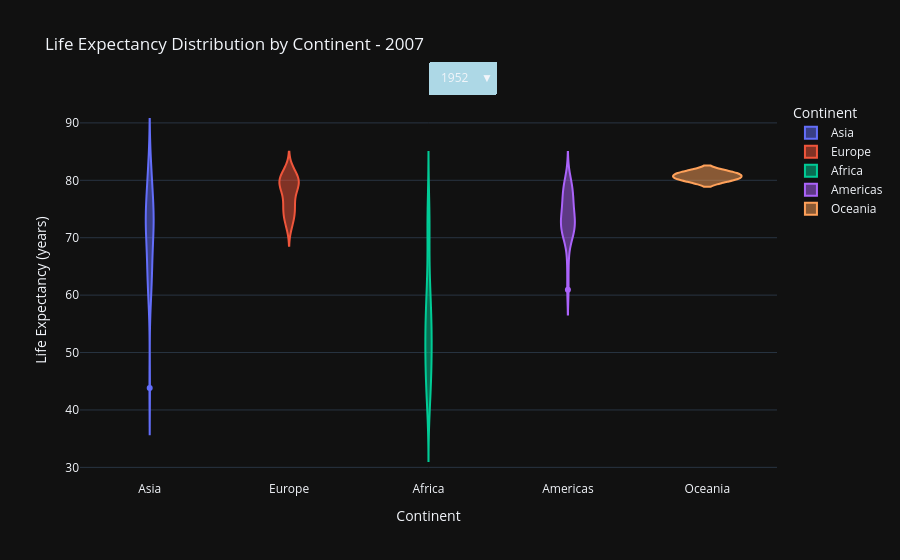

Write notebook code for a chart like this one.
### Markdown cell above
#### **Step 2: Visualize Density with a Violin Plot**
Violin Plots show both distribution density (KDE) and box plot summary, useful for comparing distributions across categories.

In the following example, we added a dropdown input text to allow user interact with the plot in real-time

### Code cell
# Create initial violin plot (default to 2007)
initial_year = 2007
df_filtered = df_g[df_g['year'] == initial_year]

fig = px.violin(
    df_filtered,
    x='continent',
    y='lifeExp',
    color='continent',
    title=f'Life Expectancy Distribution by Continent - {initial_year}',
    labels={'lifeExp': 'Life Expectancy (years)', 'continent': 'Continent'},
    hover_data=['country'],
    template='plotly_dark'
)

# Create dropdown menu for year selection
dropdown_buttons = []
years = sorted(df_g['year'].unique())

for year in years:
    df_year = df_g[df_g['year'] == year]
    dropdown_buttons.append({
        'args': [
            {
                'y': [df_year[df_year['continent'] == cont]['lifeExp'] for cont in df_g['continent'].unique()],
                'x': [df_year['continent']]
            },
            {
                'title': f'Life Expectancy Distribution by Continent - {year}'
            }
        ],
        'label': str(year),
        'method': 'update'
    })

# Add dropdown menu to layout
fig.update_layout(
    updatemenus=[{
        'buttons': dropdown_buttons,
        'direction': 'down',
        'showactive': True,
        'x': 0.5,
        'y': 1.1,
        'xanchor': 'left',
        'yanchor': 'top',
        'bgcolor': 'lightblue',
        'bordercolor': 'black',
        'font': {'size': 12}
    }]
)

# Customize hover information
fig.update_traces(
    hovertemplate='<b>Continent:</b> %{x}<br>' +
                  '<b>Life Expectancy:</b> %{y:.1f} years<br>' +
                  '<extra></extra>'
)

fig.show()

### Figure 1 — Plotly figure (JSON) as saved in the notebook; plotly's stock layout.template omitted (floating-point values rounded to 4 significant figures; data arrays with more than 128 entries replaced by an {"elided": "..."} marker saying what was removed)
{"data": [{"alignmentgroup": "True", "box": {"visible": false}, "customdata": [["Afghanistan"], ["Bahrain"], ["Bangladesh"], ["Cambodia"], ["China"], ["Hong Kong, China"], ["India"], ["Indonesia"], ["Iran"], ["Iraq"], ["Israel"], ["Japan"], ["Jordan"], ["Korea, Dem. Rep."], ["Korea, Rep."], ["Kuwait"], ["Lebanon"], ["Malaysia"], ["Mongolia"], ["Myanmar"], ["Nepal"], ["Oman"], ["Pakistan"], ["Philippines"], ["Saudi Arabia"], ["Singapore"], ["Sri Lanka"], ["Syria"], ["Taiwan"], ["Thailand"], ["Vietnam"], ["West Bank and Gaza"], ["Yemen, Rep."]], "hovertemplate": "<b>Continent:</b> %{x}<br><b>Life Expectancy:</b> %{y:.1f} years<br><extra></extra>", "legendgroup": "Asia", "marker": {"color": "#636efa"}, "name": "Asia", "offsetgroup": "Asia", "orientation": "v", "scalegroup": "True", "showlegend": true, "type": "violin", "x": ["Asia", "Asia", "Asia", "Asia", "Asia", "Asia", "Asia", "Asia", "Asia", "Asia", "Asia", "Asia", "Asia", "Asia", "Asia", "Asia", "Asia", "Asia", "Asia", "Asia", "Asia", "Asia", "Asia", "Asia", "Asia", "Asia", "Asia", "Asia", "Asia", "Asia", "Asia", "Asia", "Asia"], "x0": " ", "xaxis": "x", "y": [43.83, 75.64, 64.06, 59.72, 72.96, 82.21, 64.7, 70.65, 70.96, 59.55, 80.75, 82.6, 72.53, 67.3, 78.62, 77.59, 71.99, 74.24, 66.8, 62.07, 63.78, 75.64, 65.48, 71.69, 72.78, 79.97, 72.4, 74.14, 78.4, 70.62, 74.25, 73.42, 62.7], "y0": " ", "yaxis": "y"}, {"alignmentgroup": "True", "box": {"visible": false}, "customdata": [["Albania"], ["Austria"], ["Belgium"], ["Bosnia and Herzegovina"], ["Bulgaria"], ["Croatia"], ["Czech Republic"], ["Denmark"], ["Finland"], ["France"], ["Germany"], ["Greece"], ["Hungary"], ["Iceland"], ["Ireland"], ["Italy"], ["Montenegro"], ["Netherlands"], ["Norway"], ["Poland"], ["Portugal"], ["Romania"], ["Serbia"], ["Slovak Republic"], ["Slovenia"], ["Spain"], ["Sweden"], ["Switzerland"], ["Turkey"], ["United Kingdom"]], "hovertemplate": "<b>Continent:</b> %{x}<br><b>Life Expectancy:</b> %{y:.1f} years<br><extra></extra>", "legendgroup": "Europe", "marker": {"color": "#EF553B"}, "name": "Europe", "offsetgroup": "Europe", "orientation": "v", "scalegroup": "True", "showlegend": true, "type": "violin", "x": ["Europe", "Europe", "Europe", "Europe", "Europe", "Europe", "Europe", "Europe", "Europe", "Europe", "Europe", "Europe", "Europe", "Europe", "Europe", "Europe", "Europe", "Europe", "Europe", "Europe", "Europe", "Europe", "Europe", "Europe", "Europe", "Europe", "Europe", "Europe", "Europe", "Europe"], "x0": " ", "xaxis": "x", "y": [76.42, 79.83, 79.44, 74.85, 73.0, 75.75, 76.49, 78.33, 79.31, 80.66, 79.41, 79.48, 73.34, 81.76, 78.89, 80.55, 74.54, 79.76, 80.2, 75.56, 78.1, 72.48, 74.0, 74.66, 77.93, 80.94, 80.88, 81.7, 71.78, 79.42], "y0": " ", "yaxis": "y"}, {"alignmentgroup": "True", "box": {"visible": false}, "customdata": [["Algeria"], ["Angola"], ["Benin"], ["Botswana"], ["Burkina Faso"], ["Burundi"], ["Cameroon"], ["Central African Republic"], ["Chad"], ["Comoros"], ["Congo, Dem. Rep."], ["Congo, Rep."], ["Cote d'Ivoire"], ["Djibouti"], ["Egypt"], ["Equatorial Guinea"], ["Eritrea"], ["Ethiopia"], ["Gabon"], ["Gambia"], ["Ghana"], ["Guinea"], ["Guinea-Bissau"], ["Kenya"], ["Lesotho"], ["Liberia"], ["Libya"], ["Madagascar"], ["Malawi"], ["Mali"], ["Mauritania"], ["Mauritius"], ["Morocco"], ["Mozambique"], ["Namibia"], ["Niger"], ["Nigeria"], ["Reunion"], ["Rwanda"], ["Sao Tome and Principe"], ["Senegal"], ["Sierra Leone"], ["Somalia"], ["South Africa"], ["Sudan"], ["Swaziland"], ["Tanzania"], ["Togo"], ["Tunisia"], ["Uganda"], ["Zambia"], ["Zimbabwe"]], "hovertemplate": "<b>Continent:</b> %{x}<br><b>Life Expectancy:</b> %{y:.1f} years<br><extra></extra>", "legendgroup": "Africa", "marker": {"color": "#00cc96"}, "name": "Africa", "offsetgroup": "Africa", "orientation": "v", "scalegroup": "True", "showlegend": true, "type": "violin", "x": ["Africa", "Africa", "Africa", "Africa", "Africa", "Africa", "Africa", "Africa", "Africa", "Africa", "Africa", "Africa", "Africa", "Africa", "Africa", "Africa", "Africa", "Africa", "Africa", "Africa", "Africa", "Africa", "Africa", "Africa", "Africa", "Africa", "Africa", "Africa", "Africa", "Africa", "Africa", "Africa", "Africa", "Africa", "Africa", "Africa", "Africa", "Africa", "Africa", "Africa", "Africa", "Africa", "Africa", "Africa", "Africa", "Africa", "Africa", "Africa", "Africa", "Africa", "Africa", "Africa"], "x0": " ", "xaxis": "x", "y": [72.3, 42.73, 56.73, 50.73, 52.3, 49.58, 50.43, 44.74, 50.65, 65.15, 46.46, 55.32, 48.33, 54.79, 71.34, 51.58, 58.04, 52.95, 56.73, 59.45, 60.02, 56.01, 46.39, 54.11, 42.59, 45.68, 73.95, 59.44, 48.3, 54.47, 64.16, 72.8, 71.16, 42.08, 52.91, 56.87, 46.86, 76.44, 46.24, 65.53, 63.06, 42.57, 48.16, 49.34, 58.56, 39.61, 52.52, 58.42, 73.92, 51.54, 42.38, 43.49], "y0": " ", "yaxis": "y"}, {"alignmentgroup": "True", "box": {"visible": false}, "customdata": [["Argentina"], ["Bolivia"], ["Brazil"], ["Canada"], ["Chile"], ["Colombia"], ["Costa Rica"], ["Cuba"], ["Dominican Republic"], ["Ecuador"], ["El Salvador"], ["Guatemala"], ["Haiti"], ["Honduras"], ["Jamaica"], ["Mexico"], ["Nicaragua"], ["Panama"], ["Paraguay"], ["Peru"], ["Puerto Rico"], ["Trinidad and Tobago"], ["United States"], ["Uruguay"], ["Venezuela"]], "hovertemplate": "<b>Continent:</b> %{x}<br><b>Life Expectancy:</b> %{y:.1f} years<br><extra></extra>", "legendgroup": "Americas", "marker": {"color": "#ab63fa"}, "name": "Americas", "offsetgroup": "Americas", "orientation": "v", "scalegroup": "True", "showlegend": true, "type": "violin", "x": ["Americas", "Americas", "Americas", "Americas", "Americas", "Americas", "Americas", "Americas", "Americas", "Americas", "Americas", "Americas", "Americas", "Americas", "Americas", "Americas", "Americas", "Americas", "Americas", "Americas", "Americas", "Americas", "Americas", "Americas", "Americas"], "x0": " ", "xaxis": "x", "y": [75.32, 65.55, 72.39, 80.65, 78.55, 72.89, 78.78, 78.27, 72.23, 74.99, 71.88, 70.26, 60.92, 70.2, 72.57, 76.19, 72.9, 75.54, 71.75, 71.42, 78.75, 69.82, 78.24, 76.38, 73.75], "y0": " ", "yaxis": "y"}, {"alignmentgroup": "True", "box": {"visible": false}, "customdata": [["Australia"], ["New Zealand"]], "hovertemplate": "<b>Continent:</b> %{x}<br><b>Life Expectancy:</b> %{y:.1f} years<br><extra></extra>", "legendgroup": "Oceania", "marker": {"color": "#FFA15A"}, "name": "Oceania", "offsetgroup": "Oceania", "orientation": "v", "scalegroup": "True", "showlegend": true, "type": "violin", "x": ["Oceania", "Oceania"], "x0": " ", "xaxis": "x", "y": [81.23, 80.2], "y0": " ", "yaxis": "y"}], "layout": {"legend": {"title": {"text": "Continent"}, "tracegroupgap": 0}, "title": {"text": "Life Expectancy Distribution by Continent - 2007"}, "updatemenus": [{"bgcolor": "lightblue", "bordercolor": "black", "buttons": [{"args": [{"x": {"elided": "1x142 str values"}, "y": {"elided": "5 rows, 142 float values in total"}}, {"title": "Life Expectancy Distribution by Continent - 1952"}], "label": "1952", "method": "update"}, {"args": [{"x": {"elided": "1x142 str values"}, "y": {"elided": "5 rows, 142 float values in total"}}, {"title": "Life Expectancy Distribution by Continent - 1957"}], "label": "1957", "method": "update"}, {"args": [{"x": {"elided": "1x142 str values"}, "y": {"elided": "5 rows, 142 float values in total"}}, {"title": "Life Expectancy Distribution by Continent - 1962"}], "label": "1962", "method": "update"}, {"args": [{"x": {"elided": "1x142 str values"}, "y": {"elided": "5 rows, 142 float values in total"}}, {"title": "Life Expectancy Distribution by Continent - 1967"}], "label": "1967", "method": "update"}, {"args": [{"x": {"elided": "1x142 str values"}, "y": {"elided": "5 rows, 142 float values in total"}}, {"title": "Life Expectancy Distribution by Continent - 1972"}], "label": "1972", "method": "update"}, {"args": [{"x": {"elided": "1x142 str values"}, "y": {"elided": "5 rows, 142 float values in total"}}, {"title": "Life Expectancy Distribution by Continent - 1977"}], "label": "1977", "method": "update"}, {"args": [{"x": {"elided": "1x142 str values"}, "y": {"elided": "5 rows, 142 float values in total"}}, {"title": "Life Expectancy Distribution by Continent - 1982"}], "label": "1982", "method": "update"}, {"args": [{"x": {"elided": "1x142 str values"}, "y": {"elided": "5 rows, 142 float values in total"}}, {"title": "Life Expectancy Distribution by Continent - 1987"}], "label": "1987", "method": "update"}, {"args": [{"x": {"elided": "1x142 str values"}, "y": {"elided": "5 rows, 142 float values in total"}}, {"title": "Life Expectancy Distribution by Continent - 1992"}], "label": "1992", "method": "update"}, {"args": [{"x": {"elided": "1x142 str values"}, "y": {"elided": "5 rows, 142 float values in total"}}, {"title": "Life Expectancy Distribution by Continent - 1997"}], "label": "1997", "method": "update"}, {"args": [{"x": {"elided": "1x142 str values"}, "y": {"elided": "5 rows, 142 float values in total"}}, {"title": "Life Expectancy Distribution by Continent - 2002"}], "label": "2002", "method": "update"}, {"args": [{"x": {"elided": "1x142 str values"}, "y": {"elided": "5 rows, 142 float values in total"}}, {"title": "Life Expectancy Distribution by Continent - 2007"}], "label": "2007", "method": "update"}], "direction": "down", "font": {"size": 12}, "showactive": true, "x": 0.5, "xanchor": "left", "y": 1.1, "yanchor": "top"}], "violinmode": "overlay", "xaxis": {"anchor": "y", "categoryarray": ["Asia", "Europe", "Africa", "Americas", "Oceania"], "categoryorder": "array", "domain": [0, 1], "title": {"text": "Continent"}}, "yaxis": {"anchor": "x", "domain": [0, 1], "title": {"text": "Life Expectancy (years)"}}}}
